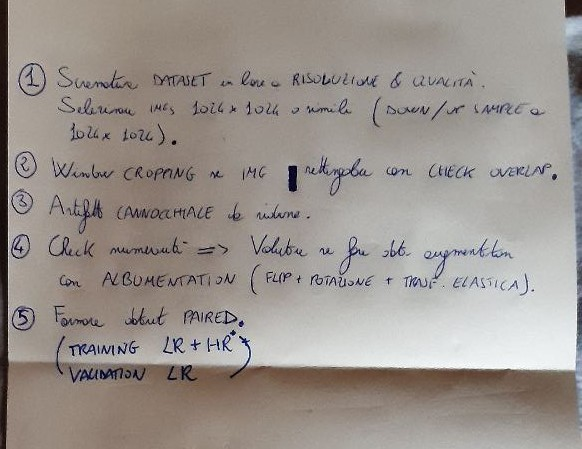
%> input picture Documents/pipeline.jpeg, 582 x 449 px
$ octave --eval "result = cropping(imread('../../Documents/pipeline.jpeg'));"   (GNU Octave 9; MATLAB toolbox functions it lacks are replaced by stand-ins)
%> lines starting %> are read from the running program, lines starting %| are printed output that depends on the picture; in (x1, y1, x2, y2) boxes, pixels count from 0 and x2, y2 are one past the last pixel; in counts of white or black regions, pixels touching at a corner belong together; the program's own positions count from 1
function [I_cropped] = cropping(I)
%algoritmo di cropping basato su:
%1:calcolo della circolarità delle strutture binarie
%2:selezione degli elementi effettivamenti circolari
%3:selezione dell'elemento circolare maggiore
imageSizeX = size(I,2);
%> imageSizeX = 582
imageSizeY = size(I,1);
%> imageSizeY = 449
I_r = im2double(I(:,:,1));
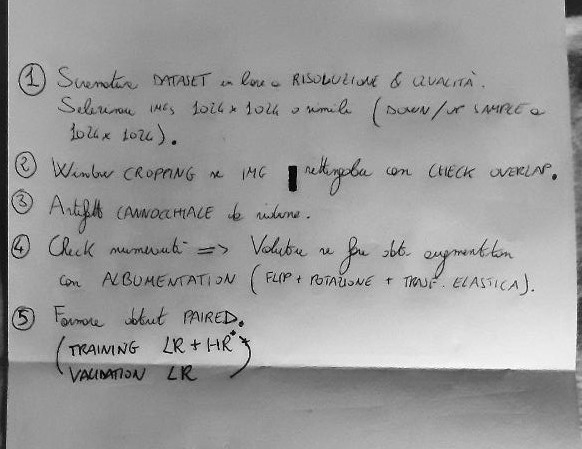
%> I_r: size 449x582 double; min 0, max 1, mean 0.607

%% binarization

th = 0.18;

bw = imbinarize(I_r,th);
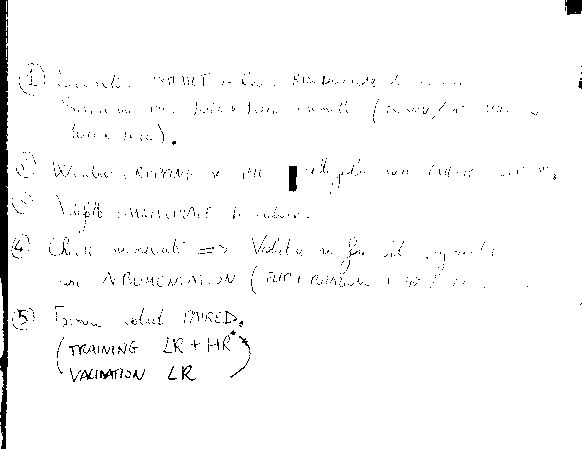
%> bw: size 449x582 logical; 97.6% white; 830 black regions (809 under 20 px), largest, box (x1, y1, x2, y2) and area: (0, 0, 8, 449) 2971, (565, 0, 582, 15) 219, (289, 166, 297, 192) 191

row1 = size(I,1);
%> row1 = 449
col1 = size(I,2);
%> col1 = 582
n_pixel1 = row1*col1;
%> n_pixel1 = 261318
prop = 0.00103319; %fattore proporzionale necessario per rendere universale il crop ed indipendente dalla dimensione dell'immagine

dim = round((n_pixel1*prop)/100);
%> dim = 3

se = strel('disk',dim);
%> se = {Dimensionality 2}
bw_p = imclose(bw,se); %chiusura per riempire la maschera
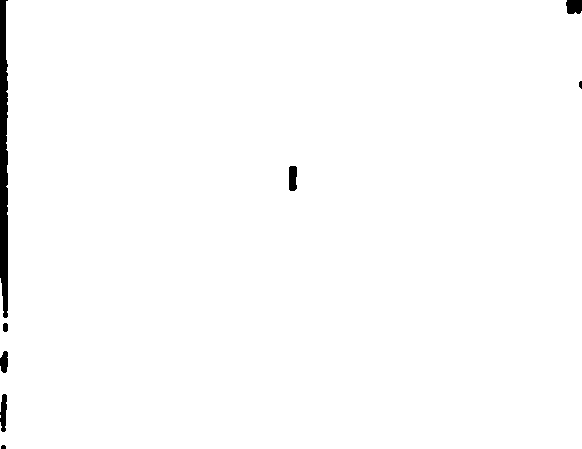
%> bw_p: size 449x582 logical; 98.8% white; 8 black regions (1 under 20 px), largest, box (x1, y1, x2, y2) and area: (0, 0, 8, 318) 2242, (566, 0, 582, 14) 205, (0, 394, 7, 432) 195
bw_p = imopen(bw_p,se); %apertura per smussare i contorni
%> bw_p: size 449x582 logical; 98.8% white; 8 black regions, largest, box (x1, y1, x2, y2) and area: (0, 0, 8, 318) 2286, (0, 394, 7, 432) 235, (566, 0, 582, 14) 208


%% calcolo circolarità

stats = regionprops(bw_p,'Centroid','MajorAxisLength','MinorAxisLength','Area','Perimeter');
%> stats = 1 region; Area, Centroid, MajorAxisLength, MinorAxisLength and Perimeter: 258173 [294.3 225.5] 664.8 518.6 2103.8

dim = size(stats,1);
%> dim = 1
circolarita = [];

for i = 1:dim
    perimetro = stats(i).Perimeter;
    area = stats(i).Area;
    circolarita(i) = (perimetro^2)/(4*pi*area);
end
%> this loop made 1 pass
%> (perimetro, area) on pass 1: (2103.8, 258173)

%% selezione elementi circolari

th_L = 0.6; %soglia inferiore
th_H = 1.8; %soglia superiore

indici = [];
assi = [];

circolarita = circolarita';
%> circolarita = 1.36
k = 1;

for i = 1:dim
    if circolarita(i) < th_H && circolarita(i) > th_L
        assi(k,1) = stats(i).MajorAxisLength;
        assi(k,2) = stats(i).MinorAxisLength;
        indici(k) = i;
        k = k+1;
    end
end
%> this loop made 1 pass
%> k on pass 1: 2
%> after the loop, assi = [664.8 518.6]

%la variabile indici mi indica la posizione all'interno della struttura
%stats

diametri = mean(assi,2);
%> diametri = 591.7
raggi = diametri./2;
%> raggi = 295.8

%% selezione elemento circolare maggiore

[M,index] = max(diametri);
%> M = 591.7; index = 1
posizione = indici(index);
%> posizione = 1

diametro = diametri(index);
%> diametro = 591.7
raggio = diametro/2;
%> raggio = 295.8

centroidi = cat(1,stats.Centroid);
%> centroidi = [294.3 225.5]
centro = stats(posizione).Centroid;
%> centro = [294.3 225.5]


%% cropping

[col row] = meshgrid(1:imageSizeX, 1:imageSizeY);

circlepixel = (row - centro(2)).^2 + ...
    + (col - centro(1)).^2 <= raggio.^2;
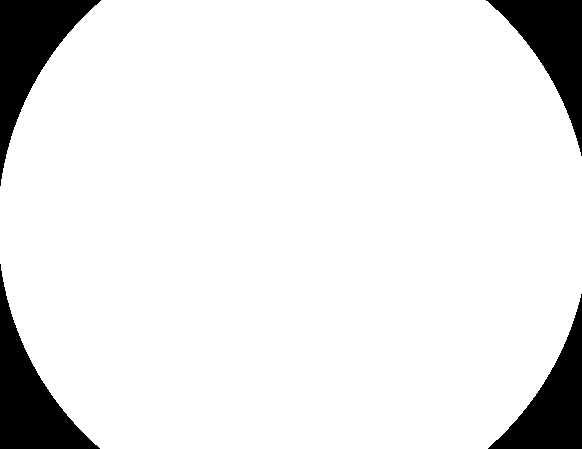
%> circlepixel: size 449x582 logical; 90.5% white; 4 black regions, box (x1, y1, x2, y2) and area: (0, 0, 101, 186) 6720, (0, 264, 100, 449) 6619, (486, 0, 582, 156) 5760, (488, 294, 582, 449) 5666

xmin = centro(1)-raggio;
%> xmin = -1.56
ymin = centro(2)-raggio;
%> ymin = -70.36
width = diametro;
%> width = 591.7
height = diametro;
%> height = 591.7

circlemask = cat(3, circlepixel, circlepixel,circlepixel);
I_circle = I.*(uint8(circlemask));
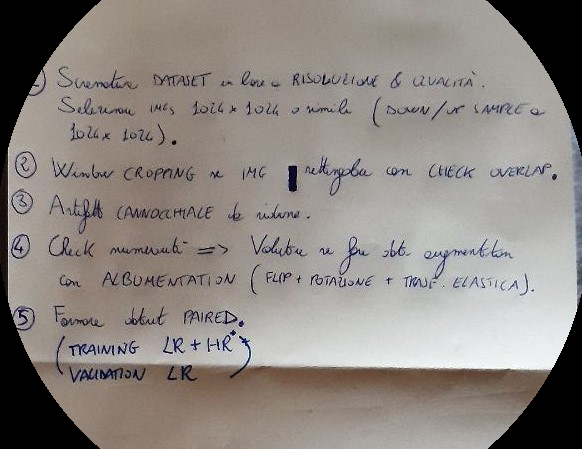
%> I_circle: size 449x582x3 uint8; mean R, G, B 141.4, 134.9, 130.2

I_cropped = imcrop(I_circle,[xmin ymin width height]);

end
